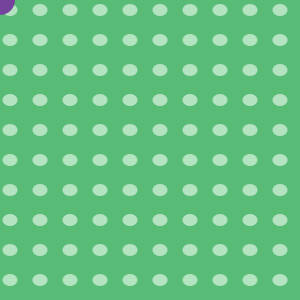
Frame 1 (no input)
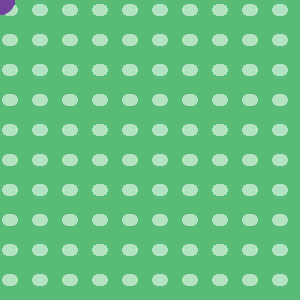
Frame 60 (the mouse pressed at the canvas centre just before this capture)
Frame 120 (the mouse held since frame 60 and released just before this capture): identical to frame 60, image omitted

The Processing sketch that drew these frames (run headless with seeded random() and noise(); from frame 60 on, the mouse is pressed at the canvas centre):

// Processing sketch: processing_99515
// ── processing_99515.pde

/*Marta Donoso_Informàtica. Exercici que utilitza les funcions per tal de dibuixar un objecte*/

 int x;
 int y;
 int i; 
 int posx;
 int posy;
 
void setup() { //inicialitzem el setup
  size(300, 300);
  smooth();
  background(89,188,118);


 
}

void draw() //defineixo les funcions que més endevant vull representar en el dibuix, la de dibuixar el fons estàtic, i la figura que s'anirà movent.
{
  dibuixaelfons();
  posiciona_element();
  
}

void dibuixaelfons() //dibuixo el fons estàtic mitjançant bucles.
{
   
for(int x=10; x<width; x+=30) //he creat tantes ellipses com hi caben en el dibuix.
{
   for(int i=10; i<height; i+=30){
    noStroke();
    fill(179,227,193);
    ellipse (x,i,15,12);

  }
}
}

void posiciona_element(){ //per dibuixar els cercles en funció de posx i posy
noStroke();
    
  fill(116, 67, 156);
  ellipse(posx,posy,30,30);
 
}
  
  

void mousePressed() {  //funció perquè apareixi el cercle quan vas apretan el mouse. 

  dibuixar(mouseX, mouseY);//funciona a partir del mouse
}


void dibuixar(int x, int y) { //dibuixem els cercles que apareixeran al apretar el mouse.
  strokeWeight(4);
  noStroke();
  fill(116, 67, 156);
  ellipse(x, y, 40, 40);
}
